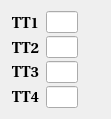
  <widget class="QWidget" name="widget_3" native="true">
   <property name="geometry">
    <rect>
     <x>410</x>
     <y>110</y>
     <width>111</width>
     <height>101</height>
    </rect>
   </property>
   <layout class="QHBoxLayout" name="horizontalLayout_23">
    <item>
     <layout class="QVBoxLayout" name="verticalLayout_13">
      <property name="spacing">
       <number>2</number>
      </property>
      <item>
       <widget class="QLabel" name="label_78">
        <property name="font">
         <font>
          <family>Utopia</family>
          <pointsize>11</pointsize>
          <weight>75</weight>
          <bold>true</bold>
         </font>
        </property>
        <property name="text">
         <string>TT1</string>
        </property>
        <property name="alignment">
         <set>Qt::AlignCenter</set>
        </property>
       </widget>
      </item>
      <item>
       <widget class="QLabel" name="label_80">
        <property name="font">
         <font>
          <family>Utopia</family>
          <pointsize>11</pointsize>
          <weight>75</weight>
          <bold>true</bold>
         </font>
        </property>
        <property name="text">
         <string>TT2</string>
        </property>
        <property name="alignment">
         <set>Qt::AlignCenter</set>
        </property>
       </widget>
      </item>
      <item>
       <widget class="QLabel" name="label_81">
        <property name="font">
         <font>
          <family>Utopia</family>
          <pointsize>11</pointsize>
          <weight>75</weight>
          <bold>true</bold>
         </font>
        </property>
        <property name="text">
         <string>TT3</string>
        </property>
        <property name="alignment">
         <set>Qt::AlignCenter</set>
        </property>
       </widget>
      </item>
      <item>
       <widget class="QLabel" name="label_82">
        <property name="font">
         <font>
          <family>Utopia</family>
          <pointsize>11</pointsize>
          <weight>75</weight>
          <bold>true</bold>
         </font>
        </property>
        <property name="text">
         <string>TT4</string>
        </property>
        <property name="alignment">
         <set>Qt::AlignCenter</set>
        </property>
       </widget>
      </item>
     </layout>
    </item>
    <item>
     <layout class="QHBoxLayout" name="horizontalLayout_24">
      <property name="spacing">
       <number>2</number>
      </property>
      <item>
       <layout class="QVBoxLayout" name="verticalLayout_14">
        <property name="spacing">
         <number>3</number>
        </property>
        <item>
         <widget class="PyDMLineEdit" name="PyDMLineEdit_11">
          <property name="toolTip">
           <string/>
          </property>
          <property name="whatsThis">
           <string>
    Writeable text field to send and display channel values
    </string>
          </property>
          <property name="alignment">
           <set>Qt::AlignCenter</set>
          </property>
          <property name="readOnly">
           <bool>true</bool>
          </property>
         </widget>
        </item>
        <item>
         <widget class="PyDMLineEdit" name="PyDMLineEdit_12">
          <property name="toolTip">
           <string/>
          </property>
          <property name="whatsThis">
           <string>
    Writeable text field to send and display channel values
    </string>
          </property>
          <property name="alignment">
           <set>Qt::AlignCenter</set>
          </property>
          <property name="readOnly">
           <bool>true</bool>
          </property>
         </widget>
        </item>
        <item>
         <widget class="PyDMLineEdit" name="PyDMLineEdit_13">
          <property name="toolTip">
           <string/>
          </property>
          <property name="whatsThis">
           <string>
    Writeable text field to send and display channel values
    </string>
          </property>
          <property name="alignment">
           <set>Qt::AlignCenter</set>
          </property>
          <property name="readOnly">
           <bool>true</bool>
          </property>
         </widget>
        </item>
        <item>
         <widget class="PyDMLineEdit" name="PyDMLineEdit_14">
          <property name="toolTip">
           <string/>
          </property>
          <property name="whatsThis">
           <string>
    Writeable text field to send and display channel values
    </string>
          </property>
          <property name="alignment">
           <set>Qt::AlignCenter</set>
          </property>
          <property name="readOnly">
           <bool>true</bool>
          </property>
         </widget>
        </item>
       </layout>
      </item>
      <item>
       <layout class="QVBoxLayout" name="verticalLayout_15">
        <property name="spacing">
         <number>1</number>
        </property>
        <property name="sizeConstraint">
         <enum>QLayout::SetDefaultConstraint</enum>
        </property>
        <item>
         <widget class="QLabel" name="label_83">
          <property name="sizePolicy">
           <sizepolicy hsizetype="Preferred" vsizetype="Preferred">
            <horstretch>0</horstretch>
            <verstretch>0</verstretch>
           </sizepolicy>
          </property>
          <property name="minimumSize">
           <size>
            <width>20</width>
            <height>20</height>
           </size>
          </property>
          <property name="maximumSize">
           <size>
            <width>20</width>
            <height>20</height>
           </size>
          </property>
          <property name="styleSheet">
           <string notr="true">background-color: transparent;</string>
          </property>
          <property name="text">
           <string/>
          </property>
          <property name="pixmap">
           <pixmap>images/led_red.png</pixmap>
          </property>
          <property name="scaledContents">
           <bool>true</bool>
          </property>
          <property name="alignment">
           <set>Qt::AlignCenter</set>
          </property>
         </widget>
        </item>
        <item>
         <widget class="QLabel" name="label_84">
          <property name="sizePolicy">
           <sizepolicy hsizetype="Preferred" vsizetype="Preferred">
            <horstretch>0</horstretch>
            <verstretch>0</verstretch>
           </sizepolicy>
          </property>
          <property name="minimumSize">
           <size>
            <width>20</width>
            <height>20</height>
           </size>
          </property>
          <property name="maximumSize">
           <size>
            <width>20</width>
            <height>20</height>
           </size>
          </property>
          <property name="styleSheet">
           <string notr="true">background-color: transparent;</string>
          </property>
          <property name="text">
           <string/>
          </property>
          <property name="pixmap">
           <pixmap>images/led_red.png</pixmap>
          </property>
          <property name="scaledContents">
           <bool>true</bool>
          </property>
          <property name="alignment">
           <set>Qt::AlignCenter</set>
          </property>
         </widget>
        </item>
        <item>
         <widget class="QLabel" name="label_85">
          <property name="sizePolicy">
           <sizepolicy hsizetype="Preferred" vsizetype="Preferred">
            <horstretch>0</horstretch>
            <verstretch>0</verstretch>
           </sizepolicy>
          </property>
          <property name="minimumSize">
           <size>
            <width>20</width>
            <height>20</height>
           </size>
          </property>
          <property name="maximumSize">
           <size>
            <width>20</width>
            <height>20</height>
           </size>
          </property>
          <property name="styleSheet">
           <string notr="true">background-color: transparent;</string>
          </property>
          <property name="text">
           <string/>
          </property>
          <property name="pixmap">
           <pixmap>images/led_red.png</pixmap>
          </property>
          <property name="scaledContents">
           <bool>true</bool>
          </property>
          <property name="alignment">
           <set>Qt::AlignCenter</set>
          </property>
         </widget>
        </item>
        <item>
         <widget class="QLabel" name="label_86">
          <property name="sizePolicy">
           <sizepolicy hsizetype="Preferred" vsizetype="Preferred">
            <horstretch>0</horstretch>
            <verstretch>0</verstretch>
           </sizepolicy>
          </property>
          <property name="minimumSize">
           <size>
            <width>20</width>
            <height>20</height>
           </size>
          </property>
          <property name="maximumSize">
           <size>
            <width>20</width>
            <height>20</height>
           </size>
          </property>
          <property name="styleSheet">
           <string notr="true">background-color: transparent;</string>
          </property>
          <property name="text">
           <string/>
          </property>
          <property name="pixmap">
           <pixmap>images/led_red.png</pixmap>
          </property>
          <property name="scaledContents">
           <bool>true</bool>
          </property>
          <property name="alignment">
           <set>Qt::AlignCenter</set>
          </property>
         </widget>
        </item>
       </layout>
      </item>
     </layout>
    </item>
   </layout>
  </widget>
